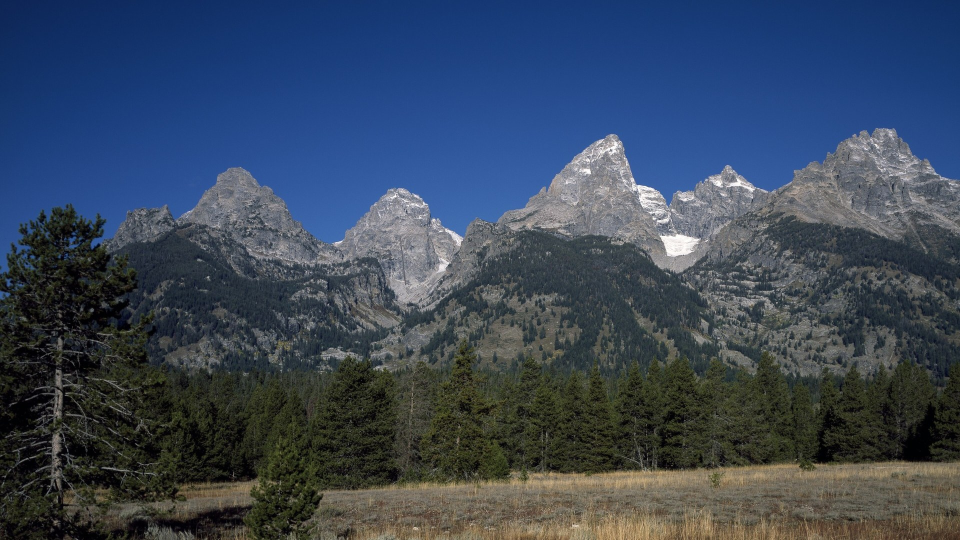
#> input picture branding/sddm/backgrounds/default.jpg, 1920 x 1080 px (shown at 1/2 size)
$ python -i branding.py   (imports and definitions only)
#> lines starting #> are read from the running program, lines starting #| are printed output that depends on the picture
### lib/distrokit/paths.py
"""Where things live, both in a source checkout and on an installed system.

The same code runs from the git repository (tests, ISO builds) and from the
installed package. The layouts are:

=================  ==========================  ================================
What               Source checkout             Installed system
=================  ==========================  ================================
Python code        ``<repo>/lib/distrokit``    ``/usr/lib/<id>/distrokit``
Data (profiles,    ``<repo>/``                 ``/usr/share/<id>/``
hardware tables,
AI catalogues...)
System config      n/a                         ``/etc/<id>/``
State              n/a                         ``/var/lib/<id>/``
Logs               n/a                         ``/var/log/<id>/``
=================  ==========================  ================================

``DISTROKIT_DATA`` overrides the data root, which the tests use.
"""

from __future__ import annotations

import os
from pathlib import Path

_PKG_DIR = Path(__file__).resolve().parent
_CODE_ROOT = _PKG_DIR.parent


def _detect_data_root() -> Path:
    override = os.environ.get("DISTROKIT_DATA")
    if override:
        return Path(override).resolve()
    repo = _CODE_ROOT.parent
    if (repo / "distro.conf").is_file() and (repo / "lib" / "distrokit").is_dir():
        return repo
    # Installed: /usr/lib/<id>/distrokit -> /usr/share/<id>
    return Path("/usr/share") / _CODE_ROOT.name


DATA_ROOT: Path = _detect_data_root()
CODE_ROOT: Path = _CODE_ROOT
PACKAGE_DIR: Path = _PKG_DIR


def is_source_checkout() -> bool:
    return (DATA_ROOT / "lib" / "distrokit").is_dir()


def data(*parts: str) -> Path:
    """Path to a data file shipped with the distribution."""
    return DATA_ROOT.joinpath(*parts)


def qml_dir() -> Path:
    return PACKAGE_DIR / "gui" / "qml"


class SystemPaths:
    """Runtime paths on a (possibly not yet booted) system rooted at ``root``.

    During installation ``root`` is the target mount point, so the same code
    writes ``/mnt/etc/<id>/...`` in the installer and ``/etc/<id>/...`` later.
    """

    def __init__(self, distro_id: str, root: Path | str = "/"):
        self.id = distro_id
        self.root = Path(root)

    def _p(self, path: str) -> Path:
        return self.root / path.lstrip("/")

    @property
    def sysconf(self) -> Path:
        return self._p(f"/etc/{self.id}")

    @property
    def state(self) -> Path:
        return self._p(f"/var/lib/{self.id}")

    @property
    def logs(self) -> Path:
        return self._p(f"/var/log/{self.id}")

    @property
    def install_record(self) -> Path:
        return self.state / "install.json"

    @property
    def hardware_report(self) -> Path:
        return self.state / "hardware.json"

    @property
    def gpu_state(self) -> Path:
        return self.state / "gpu.json"

    @property
    def pending_tasks(self) -> Path:
        return self.state / "pending-tasks.json"

    @property
    def share(self) -> Path:
        return self._p(f"/usr/share/{self.id}")

    @property
    def libdir(self) -> Path:
        return self._p(f"/usr/lib/{self.id}")

    def path(self, absolute: str) -> Path:
        return self._p(absolute)


# [16 lines left out: functions user_state_dir, user_config_dir, user_data_dir, not called in this run]

### lib/distrokit/build/branding.py
"""Generate every branded asset from ``distro.conf``.

    python3 -m distrokit.build.branding [--quick]

* ``*.in`` templates under ``branding/`` are rendered into
  ``branding/generated/`` (logo, application icons, theme files).
* SVGs are rasterised (rsvg-convert, or Qt's SVG renderer when available).
* Wallpapers, the boot splash, the GRUB and SDDM backgrounds and the
  syslinux splash are drawn procedurally with Pillow and NumPy, so renaming or
  recolouring the distribution regenerates them all. Nothing is copied from
  another distribution's artwork.

``--quick`` renders only the vector files (used by tests and development).
Outputs are build products (see .gitignore); ``build.sh`` runs this first.
"""

from __future__ import annotations

import argparse
import math
import shutil
import subprocess
import sys
from pathlib import Path

from .. import paths
from ..branding import Branding, load as load_branding

ICON_SIZES = (16, 24, 32, 48, 64, 128, 256, 512)


def hex_rgb(value: str) -> tuple[int, int, int]:
    value = value.lstrip("#")
    return int(value[0:2], 16), int(value[2:4], 16), int(value[4:6], 16)


# [149 lines left out: functions colour_tokens, render_templates, rasterise, _np, aurora, bootmenu_background, not called in this run]


# Boot menu icons by GRUB menu entry class (the first class with an icon is
# shown): the ISO's entries, GRUB's own and os-prober's. "LOGO" is the logo mark.
GRUB_ICONS = {
    "LOGO": ("{id}", "arch"),
    "desktop.svg": ("os", "gnu-linux", "windows"),
    "display.svg": ("safe",),
    "memory.svg": ("ram",),
    "cpu.svg": ("memtest", "memtest86"),
    "terminal.svg": ("shell", "efi"),
    "settings.svg": ("firmware", "uefi-firmware"),
    "refresh.svg": ("reboot", "restart"),
    "power.svg": ("shutdown", "poweroff"),
}


# [87 lines left out: functions grub_icons, _bayer, plymouth_assets, grub_slices, not called in this run]


# Fastfetch logo width in character cells (height is half): branding/fastfetch/config.jsonc.in says the same.
FASTFETCH_COLS = 36


def ansi_logo(png: Path, cols: int = 24, max_colors: int = 9) -> str:
    """The logo as a <=9-colour ANSI half-block image for Fastfetch.

    Quantise after resizing so interpolation cannot introduce extra colours;
    keep the original alpha channel so the N-shaped cutout and sparks remain
    transparent and the complete SVG silhouette is preserved.
    """
#> called with cols = 24, max_colors = 9
    from PIL import Image

    if not 1 <= max_colors <= 9:
        raise ValueError("max_colors must be between 1 and 9")
    rows = cols // 2
    resized = Image.open(png).convert("RGBA").resize((cols, rows * 2), Image.Resampling.LANCZOS)
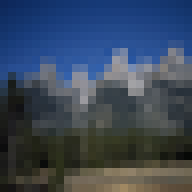
#> resized: PIL image 24x24 RGBA (shown 8 times larger); mean R, G, B, A 57.6, 71.2, 90.5, 255
    alpha = resized.getchannel("A")
#> alpha: PIL image 24x24 L; every value is 255
    quantized = resized.convert("RGB").quantize(
        colors=max_colors,
        method=Image.Quantize.MEDIANCUT,
        dither=Image.Dither.FLOYDSTEINBERG,
    ).convert("RGB")
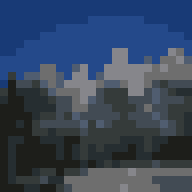
#> quantized: PIL image 24x24 RGB (shown 8 times larger); mean R, G, B 54.1, 69.2, 92.1
    img = quantized.convert("RGBA")
    img.putalpha(alpha)
    px = img.load()
    lines = []
    for r in range(rows):
        out = []
        for c in range(cols):
            top, bot = px[c, 2 * r], px[c, 2 * r + 1]
            t_on, b_on = top[3] >= 90, bot[3] >= 90
            if t_on and b_on:
                out.append(f"\x1b[38;2;{top[0]};{top[1]};{top[2]};48;2;{bot[0]};{bot[1]};{bot[2]}m\u2580\x1b[0m")
            elif t_on:
                out.append(f"\x1b[38;2;{top[0]};{top[1]};{top[2]}m\u2580\x1b[0m")
            elif b_on:
                out.append(f"\x1b[38;2;{bot[0]};{bot[1]};{bot[2]}m\u2584\x1b[0m")
            else:
                out.append(" ")
        lines.append("".join(out).rstrip())
#> after the loop, lines = 12 items
    return "\n".join(lines) + "\n"


# [151 lines left out: functions braille_logo, grub_fonts, generate, main, not called in this run]


# [2 lines not run here, left out]

>>> result = ansi_logo('../../../branding/sddm/backgrounds/default.jpg')
